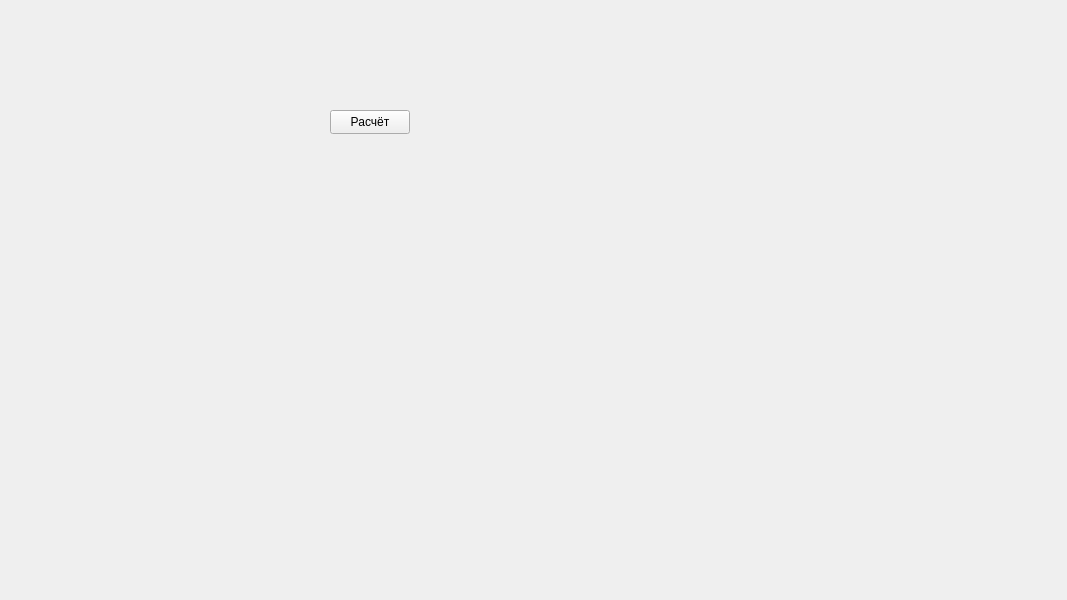
<?xml version="1.0" encoding="UTF-8"?>
<ui version="4.0">
 <class>HammingCodeClass</class>
 <widget class="QMainWindow" name="HammingCodeClass">
  <property name="geometry">
   <rect>
    <x>0</x>
    <y>0</y>
    <width>1067</width>
    <height>600</height>
   </rect>
  </property>
  <property name="windowTitle">
   <string>HammingCode</string>
  </property>
  <widget class="QWidget" name="centralWidget">
   <widget class="QPushButton" name="calculate">
    <property name="geometry">
     <rect>
      <x>330</x>
      <y>110</y>
      <width>80</width>
      <height>24</height>
     </rect>
    </property>
    <property name="text">
     <string>Расчёт</string>
    </property>
   </widget>
  </widget>
 </widget>
 <layoutdefault spacing="6" margin="11"/>
 <resources>
  <include location="HammingCode.qrc"/>
 </resources>
 <connections>
  <connection>
   <sender>calculate</sender>
   <signal>clicked()</signal>
   <receiver>HammingCodeClass</receiver>
   <slot>calculate_clicked()</slot>
   <hints>
    <hint type="sourcelabel">
     <x>347</x>
     <y>160</y>
    </hint>
    <hint type="destinationlabel">
     <x>358</x>
     <y>222</y>
    </hint>
   </hints>
  </connection>
 </connections>
 <slots>
  <slot>calculate_clicked()</slot>
  <slot>btn2_clicked()</slot>
 </slots>
</ui>
